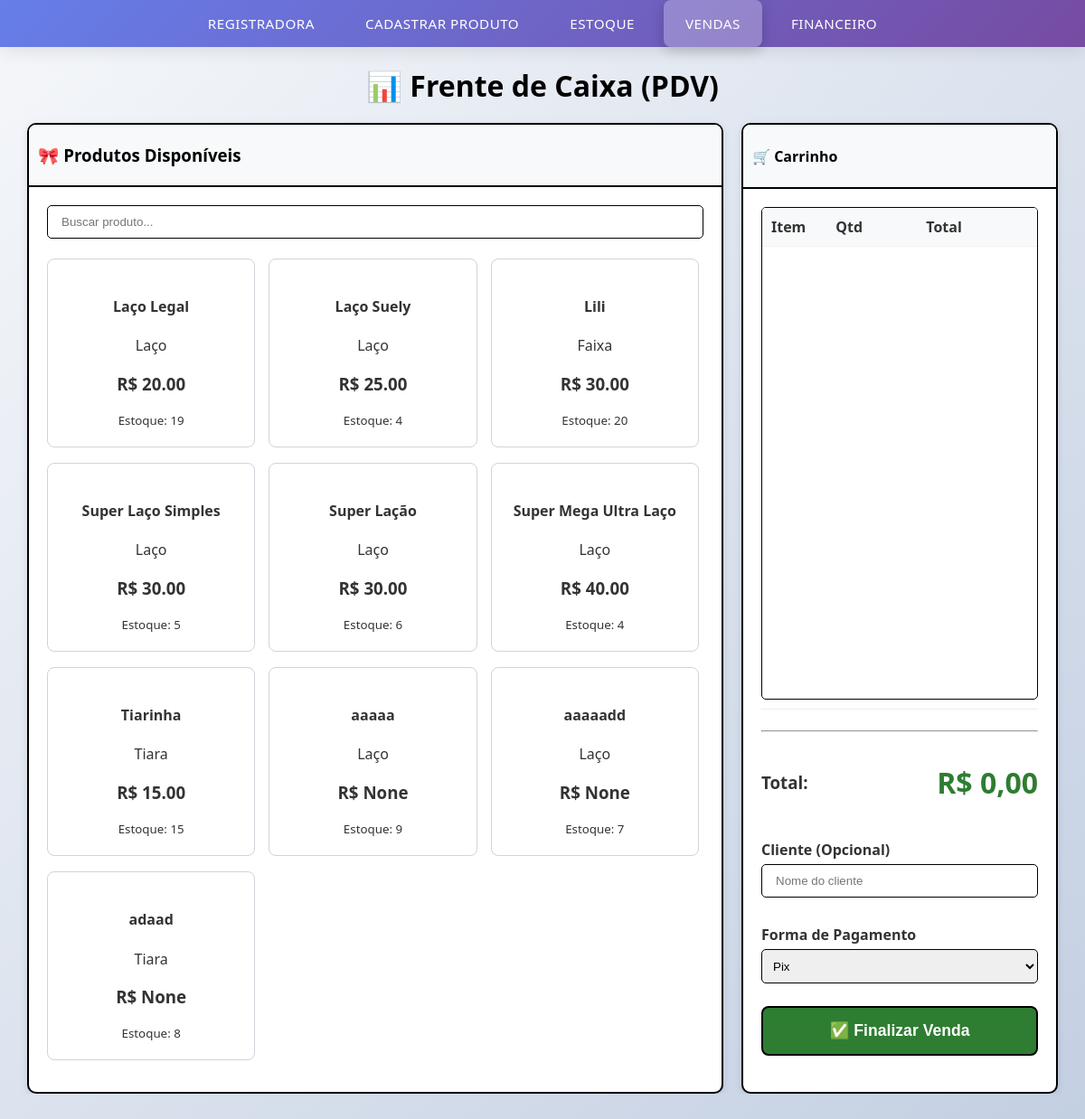
/templates/vendas/, run on an earlier commit of the app's database.
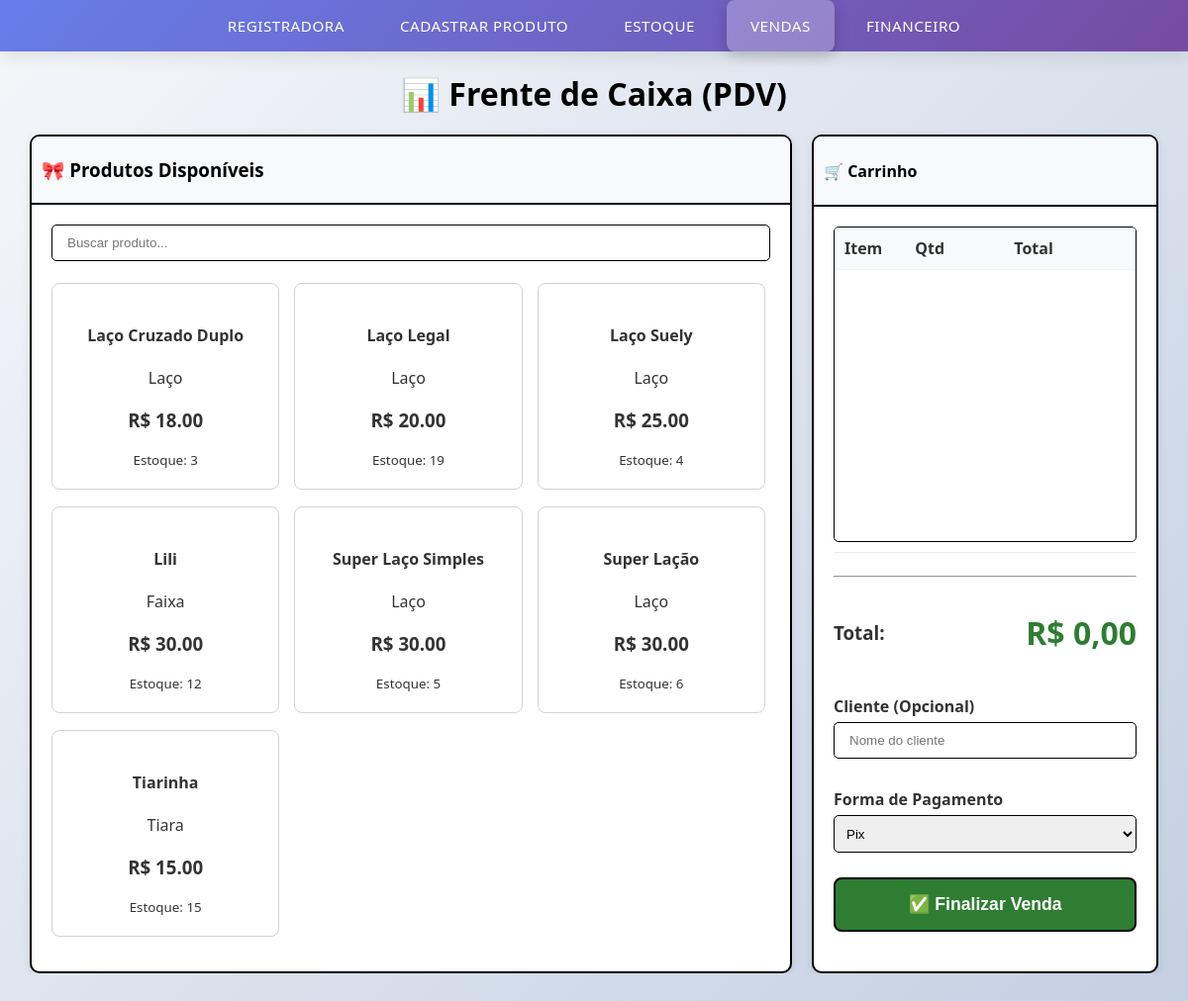
And on a later commit of the database.
### app/models.py (models this page shows, shortened)
class Produto(models.Model):
    CATEGORIAS = [
        ('LACO', 'Laço'),
        ('TIARA', 'Tiara'),
        ('FAIXA', 'Faixa'),
    ]
    nome = models.CharField(max_length=100)
    categoria = models.CharField(max_length=10, choices=CATEGORIAS)
    quantidade_em_estoque = models.PositiveIntegerField(default=0)
    custo_fixo_total = models.DecimalField(max_digits=10, decimal_places=2, default=0)
    valor_venda = models.DecimalField(max_digits=10, decimal_places=2, null=True, blank=True)
    lucro_por_venda = models.DecimalField(max_digits=10, decimal_places=2, default=0)
    data_cadastro = models.DateField(default=timezone.now)

### app/views.py (the view)
# urls.py: path('templates/vendas/', views.vendas, name='vendas'),
def vendas(request):
    produtos = Produto.objects.filter(quantidade_em_estoque__gt=0).order_by('nome')
    return render(request, 'vendas.html', {'produtos': produtos})

### app/templates/vendas.html (shortened to what the changed rows need)
{% extends "base.html" %}
{% load static %}
{% block content %}
    <div class="vendas-container">
        <h1 class="titulo">📊 Frente de Caixa (PDV)</h1>
        <div class="vendas-content">
            <div class="product-section">
                <div class="card">
                    <div class="card-body">
                        <div id="listaProdutos">
                            {% for produto in produtos %}
                            <div class="produto-item" data-nome="{{ produto.nome|lower }}">
                                <div class="produto-card"
                                     onclick="adicionarAoCarrinho({{ produto.id }}, '{{ produto.nome }}', '{{ produto.valor_venda|stringformat:'.2f' }}', {{ produto.quantidade_em_estoque }})">
                                    <div class="card-body text-center cursor-pointer">
                                        <h4 class="card-title font-weight-bold">{{ produto.nome }}</h4>
                                        <span class="badge badge-info">{{ produto.get_categoria_display }}</span>
                                        <h3 class="text-success mt-2">R$ {{ produto.valor_venda }}</h3>
                                        <small class="text-muted">Estoque: <span id="estoque-{{ produto.id }}">{{ produto.quantidade_em_estoque }}</span></small>
                                    </div>
                                </div>
                            </div>
                            {% empty %}
                            <div class="text-center p-4">
                                <p class="text-muted">Nenhum produto com estoque disponível.</p>
                            </div>
                            {% endfor %}
                        </div>
                    </div>
                </div>
            </div>
            <div class="cart-section">
                <div class="card">
                    <div class="card-body">
                        <div class="table-wrap">
                            <table class="table-carrinho">
                                <thead>
                                    <tr>
                                        <th>Item</th>
                                        <th width="80">Qtd</th>
                                        <th>Total</th>
                                        <th width="40"></th>
                                    </tr>
                                </thead>
                            </table>
                        </div>
                        <div class="checkout-area">
                            <div class="total-display">
                                <h2 class="text-success font-weight-bold" id="valorTotalDisplay">R$ 0,00</h2>
                            </div>
                        </div>
                    </div>
                </div>
            </div>
        </div>
    </div>
{% block scripts %}
<link rel="stylesheet" href="{% static 'css/vendas.css' %}">
{% endblock %}
{% endblock %}

What changed in the data, as far as the page shows it:
no longer on this page (row edited): Produto: nome "Super Mega Ultra Laço", categoria "Laço", valor_venda "40.00", quantidade_em_estoque "4"
removed Produto: nome "aaaaa", categoria "Laço", valor_venda "None", quantidade_em_estoque "9"
removed Produto: nome "aaaaadd", categoria "Laço", valor_venda "None", quantidade_em_estoque "7"
removed Produto: nome "adaad", categoria "Tiara", valor_venda "None", quantidade_em_estoque "8"
added Produto: nome "Laço Cruzado Duplo", categoria "Laço", valor_venda "18.00", quantidade_em_estoque "3"
changed Produto "Lili": quantidade_em_estoque "20" → "12"
